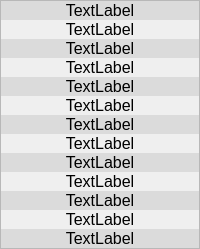
                <widget class="QFrame" name="example_frame_1">
                 <property name="minimumSize">
                  <size>
                   <width>200</width>
                   <height>0</height>
                  </size>
                 </property>
                 <property name="maximumSize">
                  <size>
                   <width>16777215</width>
                   <height>16777215</height>
                  </size>
                 </property>
                 <property name="frameShape">
                  <enum>QFrame::StyledPanel</enum>
                 </property>
                 <property name="frameShadow">
                  <enum>QFrame::Raised</enum>
                 </property>
                 <layout class="QGridLayout" name="gridLayout_example">
                  <property name="leftMargin">
                   <number>0</number>
                  </property>
                  <property name="topMargin">
                   <number>0</number>
                  </property>
                  <property name="rightMargin">
                   <number>0</number>
                  </property>
                  <property name="bottomMargin">
                   <number>0</number>
                  </property>
                  <property name="spacing">
                   <number>0</number>
                  </property>
                  <item row="3" column="0">
                   <widget class="QLabel" name="label_params_signallength">
                    <property name="font">
                     <font>
                      <family>Arial</family>
                      <pointsize>12</pointsize>
                     </font>
                    </property>
                    <property name="text">
                     <string>TextLabel</string>
                    </property>
                    <property name="alignment">
                     <set>Qt::AlignCenter</set>
                    </property>
                    <property name="margin">
                     <number>10</number>
                    </property>
                   </widget>
                  </item>
                  <item row="4" column="0">
                   <widget class="QLabel" name="label_params_accel">
                    <property name="font">
                     <font>
                      <family>Arial</family>
                      <pointsize>12</pointsize>
                     </font>
                    </property>
                    <property name="styleSheet">
                     <string notr="true">QLabel{
	border-radius:0px;
	background-color: rgb(219, 219, 219);
}
</string>
                    </property>
                    <property name="text">
                     <string>TextLabel</string>
                    </property>
                    <property name="alignment">
                     <set>Qt::AlignCenter</set>
                    </property>
                    <property name="margin">
                     <number>10</number>
                    </property>
                   </widget>
                  </item>
                  <item row="5" column="0">
                   <widget class="QLabel" name="label_params_decel">
                    <property name="font">
                     <font>
                      <family>Arial</family>
                      <pointsize>12</pointsize>
                     </font>
                    </property>
                    <property name="text">
                     <string>TextLabel</string>
                    </property>
                    <property name="alignment">
                     <set>Qt::AlignCenter</set>
                    </property>
                    <property name="margin">
                     <number>10</number>
                    </property>
                   </widget>
                  </item>
                  <item row="0" column="0">
                   <widget class="QLabel" name="label_params_date">
                    <property name="font">
                     <font>
                      <family>Arial</family>
                      <pointsize>12</pointsize>
                     </font>
                    </property>
                    <property name="styleSheet">
                     <string notr="true">QLabel{
	border-radius:0px;
	background-color: rgb(219, 219, 219);
}
</string>
                    </property>
                    <property name="text">
                     <string>TextLabel</string>
                    </property>
                    <property name="alignment">
                     <set>Qt::AlignCenter</set>
                    </property>
                    <property name="margin">
                     <number>10</number>
                    </property>
                   </widget>
                  </item>
                  <item row="1" column="0">
                   <widget class="QLabel" name="label_params_time">
                    <property name="font">
                     <font>
                      <family>Arial</family>
                      <pointsize>12</pointsize>
                     </font>
                    </property>
                    <property name="text">
                     <string>TextLabel</string>
                    </property>
                    <property name="alignment">
                     <set>Qt::AlignCenter</set>
                    </property>
                    <property name="margin">
                     <number>10</number>
                    </property>
                   </widget>
                  </item>
                  <item row="2" column="0">
                   <widget class="QLabel" name="label_params_srok">
                    <property name="font">
                     <font>
                      <family>Arial</family>
                      <pointsize>12</pointsize>
                     </font>
                    </property>
                    <property name="styleSheet">
                     <string notr="true">QLabel{
	border-radius:0px;
	background-color: rgb(219, 219, 219);
}
</string>
                    </property>
                    <property name="text">
                     <string>TextLabel</string>
                    </property>
                    <property name="alignment">
                     <set>Qt::AlignCenter</set>
                    </property>
                    <property name="margin">
                     <number>10</number>
                    </property>
                   </widget>
                  </item>
                  <item row="6" column="0">
                   <widget class="QLabel" name="label_params_amp_osc">
                    <property name="font">
                     <font>
                      <family>Arial</family>
                      <pointsize>12</pointsize>
                     </font>
                    </property>
                    <property name="styleSheet">
                     <string notr="true">QLabel{
	border-radius:0px;
	background-color: rgb(219, 219, 219);
}
</string>
                    </property>
                    <property name="text">
                     <string>TextLabel</string>
                    </property>
                    <property name="alignment">
                     <set>Qt::AlignCenter</set>
                    </property>
                    <property name="margin">
                     <number>10</number>
                    </property>
                   </widget>
                  </item>
                  <item row="7" column="0">
                   <widget class="QLabel" name="label_params_STV">
                    <property name="font">
                     <font>
                      <family>Arial</family>
                      <pointsize>12</pointsize>
                     </font>
                    </property>
                    <property name="text">
                     <string>TextLabel</string>
                    </property>
                    <property name="alignment">
                     <set>Qt::AlignCenter</set>
                    </property>
                    <property name="margin">
                     <number>10</number>
                    </property>
                   </widget>
                  </item>
                  <item row="8" column="0">
                   <widget class="QLabel" name="label_params_LTV">
                    <property name="font">
                     <font>
                      <family>Arial</family>
                      <pointsize>12</pointsize>
                     </font>
                    </property>
                    <property name="styleSheet">
                     <string notr="true">QLabel{
	border-radius:0px;
	background-color: rgb(219, 219, 219);
}</string>
                    </property>
                    <property name="text">
                     <string>TextLabel</string>
                    </property>
                    <property name="alignment">
                     <set>Qt::AlignCenter</set>
                    </property>
                    <property name="margin">
                     <number>10</number>
                    </property>
                   </widget>
                  </item>
                  <item row="10" column="0">
                   <widget class="QLabel" name="label_params_fisher">
                    <property name="font">
                     <font>
                      <family>Arial</family>
                      <pointsize>12</pointsize>
                     </font>
                    </property>
                    <property name="styleSheet">
                     <string notr="true">QLabel{
	border-radius:0px;
	background-color: rgb(219, 219, 219);
}</string>
                    </property>
                    <property name="text">
                     <string>TextLabel</string>
                    </property>
                    <property name="alignment">
                     <set>Qt::AlignCenter</set>
                    </property>
                    <property name="margin">
                     <number>10</number>
                    </property>
                   </widget>
                  </item>
                  <item row="9" column="0">
                   <widget class="QLabel" name="label_params_douz">
                    <property name="font">
                     <font>
                      <family>Arial</family>
                      <pointsize>12</pointsize>
                     </font>
                    </property>
                    <property name="text">
                     <string>TextLabel</string>
                    </property>
                    <property name="alignment">
                     <set>Qt::AlignCenter</set>
                    </property>
                    <property name="margin">
                     <number>10</number>
                    </property>
                   </widget>
                  </item>
                  <item row="11" column="0">
                   <widget class="QLabel" name="label_params_CHSS">
                    <property name="font">
                     <font>
                      <family>Arial</family>
                      <pointsize>12</pointsize>
                     </font>
                    </property>
                    <property name="text">
                     <string>TextLabel</string>
                    </property>
                    <property name="alignment">
                     <set>Qt::AlignCenter</set>
                    </property>
                    <property name="margin">
                     <number>10</number>
                    </property>
                   </widget>
                  </item>
                  <item row="12" column="0">
                   <widget class="QLabel" name="label_params_bazal">
                    <property name="font">
                     <font>
                      <family>Arial</family>
                      <pointsize>12</pointsize>
                     </font>
                    </property>
                    <property name="styleSheet">
                     <string notr="true">QLabel{
	border-radius:0px;
	background-color: rgb(219, 219, 219);
}</string>
                    </property>
                    <property name="text">
                     <string>TextLabel</string>
                    </property>
                    <property name="alignment">
                     <set>Qt::AlignCenter</set>
                    </property>
                    <property name="margin">
                     <number>10</number>
                    </property>
                   </widget>
                  </item>
                 </layout>
                </widget>
